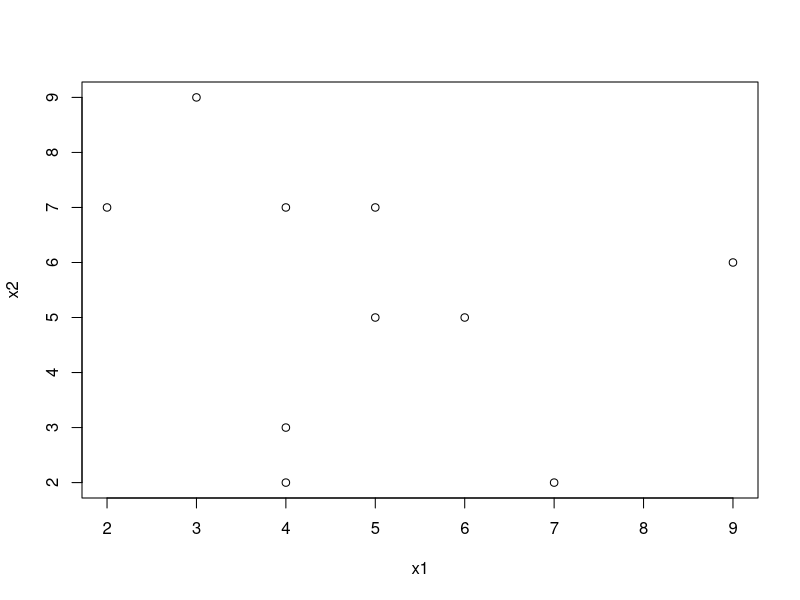
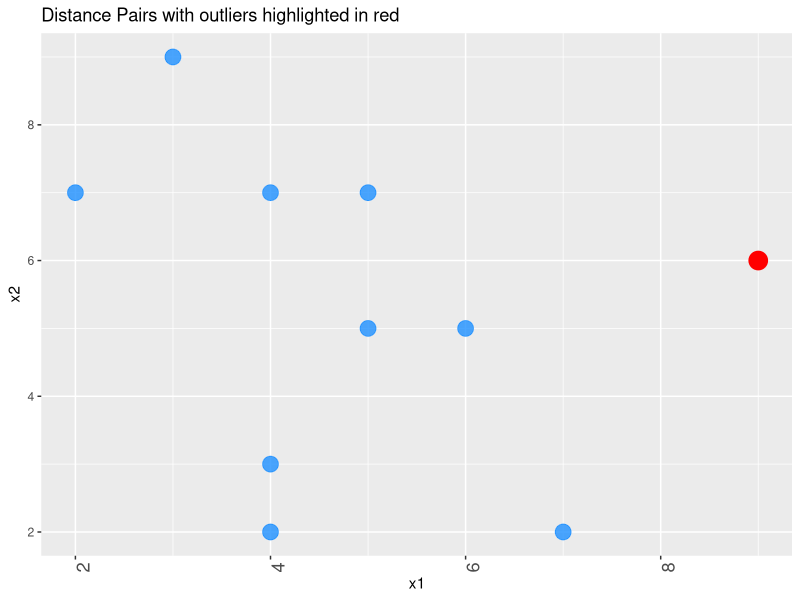

Recreate these plots in R, in order.
#!/c/Apps/R/R-3.5.3/bin/x64/Rscript
set.seed(1232)
input = data.frame(
	x1 = c(4,4,5,2,3,6,9,7,4,5)
,	x2 = c(3,7,5,7,9,5,6,2,2,7)
)
input
# input = matrix(
# 	c(4,4,5,2,3,6,9,7,4,5,3,7,5,7,9,5,6,2,2,7)
# ,		nrow=10
# ,		ncol=2
# )
print(input)
covariance = cov(input)
inverse_covariance = solve(covariance)
inverse_covariance[1:2,1]
x1_diff_from_mean = input[,1] - mean(input[,1])
x2_diff_from_mean = input[,2] - mean(input[,2])
diff_xy = matrix(
	t(c(x1_diff_from_mean,x2_diff_from_mean))
,	nrow=10
,	ncol=2
)
diff_xy
mahalanobis_distance = c()
for (i in 1:10){
		print(sqrt((t(diff_xy[i,]) %*% inverse_covariance[1:2,])%*%diff_xy[i,])[1])
		mahalanobis_distance[i] = sqrt((t(diff_xy[i,]) %*% inverse_covariance[1:2,])%*%diff_xy[i,])
}
mahalanobis_distance

mean(mahalanobis_distance)*1.5
mahalanobis_diff = mahalanobis_distance - mean(mahalanobis_distance)*1.5
mahalanobis_diff

plot(input)

# names(diff_xy) = c("x1_diff","x2_diff")
diff_xy = data.frame(diff_xy)
names(diff_xy) = c("x1_diff","x2_diff")
diff_xy

df = cbind(input, diff_xy)
df
library(ggplot2)

plot = ggplot(df, aes(x = x1, y = x2)) + 
geom_point(alpha = .8, color = 'dodgerblue',size = 5) +
geom_point(data=subset(df, x1_diff >= 4.1 & x2_diff >= 0.7), color = 'red',size = 6) +
theme(axis.text.x = element_text(size= rel(1.5),angle=90, hjust=1)) +
ggtitle('Distance Pairs with outliers highlighted in red')
print(plot)
